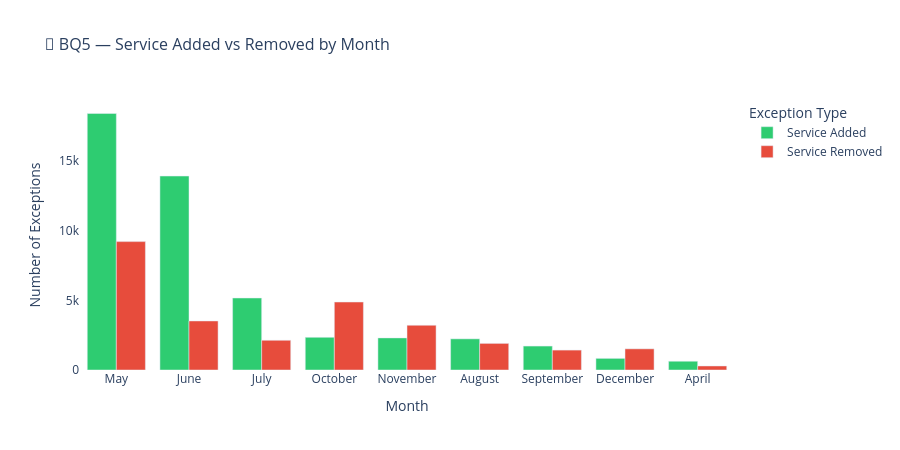

Write notebook code for a chart like this one.
### Code cell
# Grouped bar chart — service added vs removed per month
fig7 = px.bar(
    exceptions,
    x='month',
    y='count',
    color='exception_label',
    barmode='group',
    color_discrete_map={
        'Service Added':   '#2ecc71',
        'Service Removed': '#e74c3c'
    },
    title='📆 BQ5 — Service Added vs Removed by Month',
    labels={
        'count': 'Number of Exceptions',
        'month': 'Month',
        'exception_label': 'Exception Type'
    }
)
fig7.update_layout(plot_bgcolor='white', title_font_size=16, height=450)
fig7.show()

### Figure 1 — Plotly figure (JSON) as saved in the notebook; plotly's stock layout.template omitted (floating-point values rounded to 4 significant figures)
{"data": [{"alignmentgroup": "True", "hovertemplate": "Exception Type=Service Added<br>Month=%{x}<br>Number of Exceptions=%{y}<extra></extra>", "legendgroup": "Service Added", "marker": {"color": "#2ecc71", "pattern": {"shape": ""}}, "name": "Service Added", "offsetgroup": "Service Added", "orientation": "v", "showlegend": true, "textposition": "auto", "type": "bar", "x": ["May", "June", "July", "October", "November", "August", "September", "December", "April"], "xaxis": "x", "y": [18426, 13933, 5172, 2344, 2306, 2237, 1720, 835, 629], "yaxis": "y"}, {"alignmentgroup": "True", "hovertemplate": "Exception Type=Service Removed<br>Month=%{x}<br>Number of Exceptions=%{y}<extra></extra>", "legendgroup": "Service Removed", "marker": {"color": "#e74c3c", "pattern": {"shape": ""}}, "name": "Service Removed", "offsetgroup": "Service Removed", "orientation": "v", "showlegend": true, "textposition": "auto", "type": "bar", "x": ["May", "October", "June", "November", "July", "August", "December", "September", "April"], "xaxis": "x", "y": [9223, 4883, 3523, 3213, 2135, 1911, 1520, 1430, 289], "yaxis": "y"}], "layout": {"barmode": "group", "height": 450, "legend": {"title": {"text": "Exception Type"}, "tracegroupgap": 0}, "plot_bgcolor": "white", "title": {"font": {"size": 16}, "text": "📆 BQ5 — Service Added vs Removed by Month"}, "xaxis": {"anchor": "y", "domain": [0, 1], "title": {"text": "Month"}}, "yaxis": {"anchor": "x", "domain": [0, 1], "title": {"text": "Number of Exceptions"}}}}
